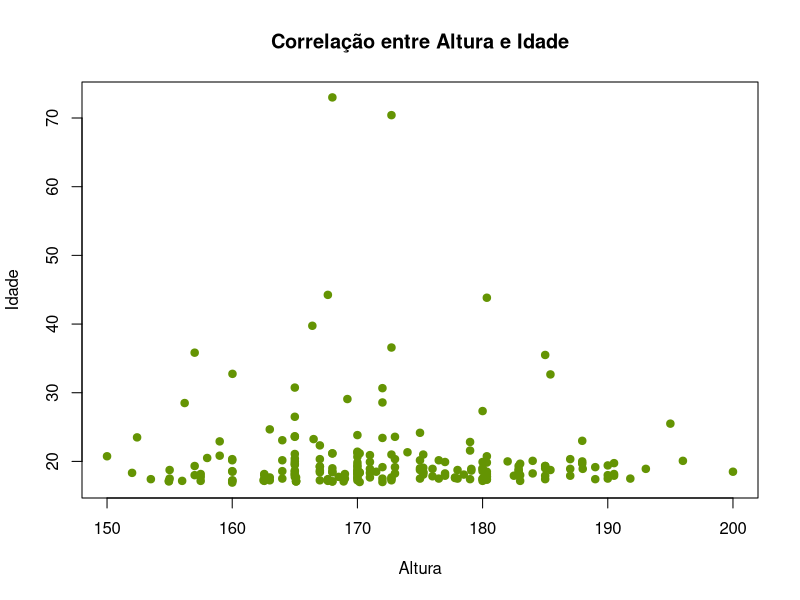
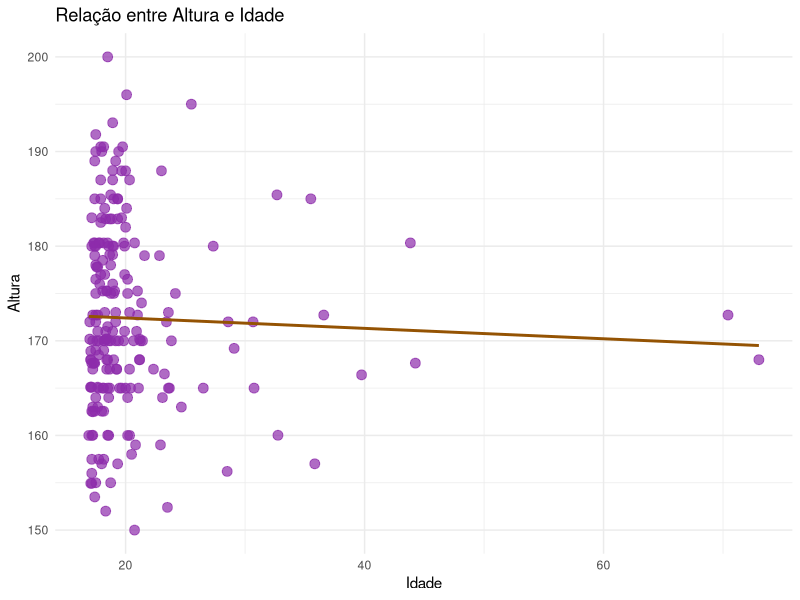
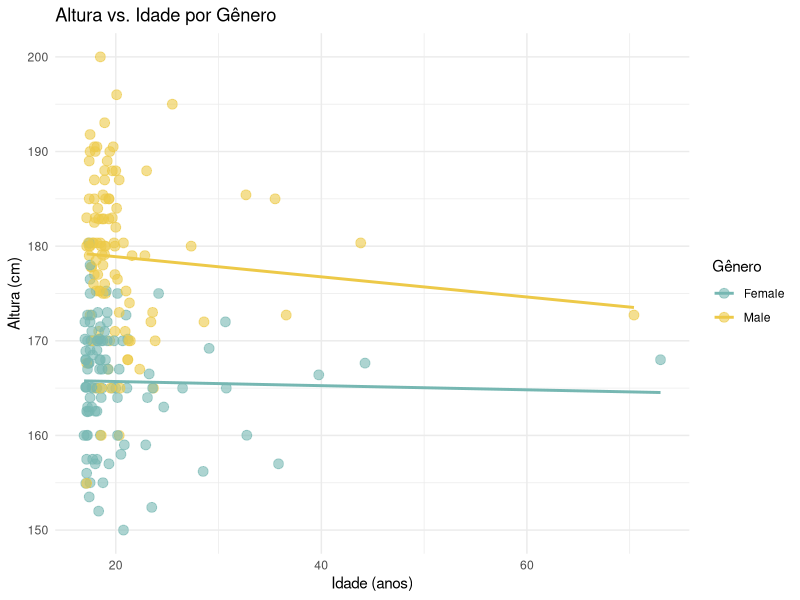

Recreate these plots in R, in order.
#Importando o pacote de dados (MASS), o conjunto de dados (survey) e a bilbioteca ggplot2 para plotagem dos gráficos
library(ggplot2)
library(MASS)
data(survey)


#Preparando os dados
dados <- na.omit(survey[, c("Height", "Age", "Sex", "Smoke")]) #selecionando as colunas desejadas e removendo linhas que contenham valores ausentes

dados$Sex <- as.factor(dados$Sex) #transformando a variável em fator
dados$Smoke <- as.factor(dados$Smoke) #transformando a variável em fator


#Correlação
plot(dados$Height, dados$Age,
     xlab = "Altura", ylab = "Idade",
     main = "Correlação entre Altura e Idade",
     col = "#649403", pch = 19)

correlacao_alturaXidade <- cor(dados$Height, dados$Age)
print(round(correlacao_alturaXidade, 2))


#Gráfico de dispersão
ggplot(dados, aes(x = Age, y = Height)) +
  geom_point(color = "#8d2cab", size = 3, alpha = 0.7) +
  geom_smooth(method = "lm", color = "#945303", se = FALSE) +
  labs(
    title = "Relação entre Altura e Idade",
    x = "Idade",
    y = "Altura"
  ) +
  theme_minimal()


#Regressõa Linear
modelo <- lm(Height ~ Age + Sex, data = dados)
coeficientes <- coef(modelo)
print(coeficientes)

ggplot(dados, aes(x = Age, y = Height, color = Sex)) +
  geom_point(size = 3, alpha = 0.6) +
  geom_smooth(method = "lm", se = FALSE) +
  scale_color_manual(values = c("#76b7b2", "#edc948")) +
  labs(
    title = "Altura vs. Idade por Gênero",
    x = "Idade (anos)",
    y = "Altura (cm)",
    color = "Gênero"
  ) +

  theme_minimal()
